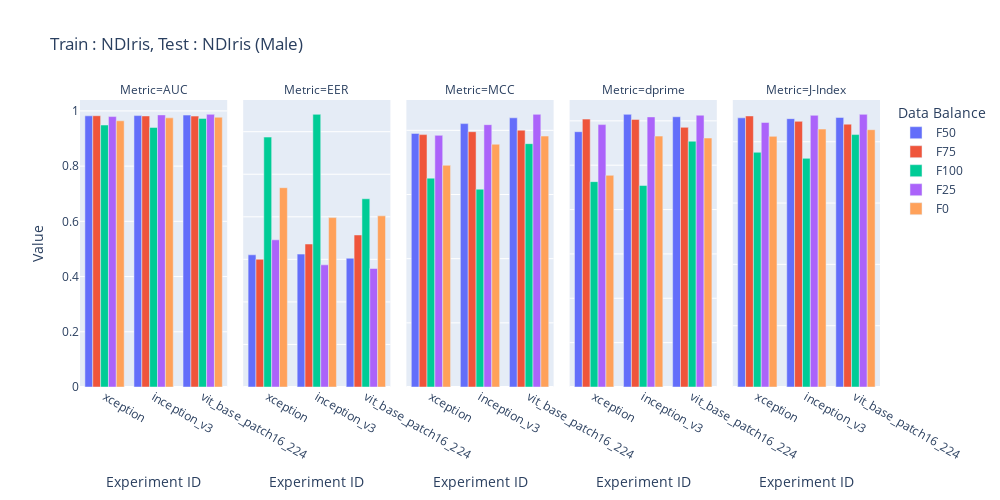

Notebook code cell kept with this figure:
### Code cell
import plotly.express as px
import pandas as pd
from copy import deepcopy

df_50 = pd.read_csv('/home/sreeraj/lab/nsf/final_eval/results/across_model_ndiris_subject_report.csv', header=1)
df_50['Data Balance'] = 'F50'

df = pd.read_csv('/home/sreeraj/lab/nsf/final_eval/results/across_databalance_ndiris_subject_report.csv', header=1)
df = df.iloc[:-15]

df['Data Balance'] = df['Experiment ID'].apply(lambda x:float(x.split('_')[-1]))
df['Data Balance'] = df['Data Balance'].apply(lambda x:f'F{int(x*100)}')
df['Experiment ID'] = df['Experiment ID'].apply(lambda x: '_'.join(x.split('_')[:-1]))

df_50 = df_50[df_50['Experiment ID'].isin(df['Experiment ID'].unique())]
df = pd.concat([df_50, df])



df['Gender'] = df['Experiment ID'].apply(lambda x: x.split('_')[-1])
df = df[df['Gender'] == 'male']
df['Experiment ID'] = df['Experiment ID'].apply(lambda x: '_'.join(x.split('_')[:-1]))

df.head()

df_auc = deepcopy(df)
df_auc['Value'] = df_auc['AUC']
df_auc['Metric'] = 'AUC'

df_eer = deepcopy(df)
df_eer['Value'] = df_eer['EER']
df_eer['Metric'] = 'EER'

df_dprime = deepcopy(df)
df_dprime['Value'] = df_dprime["Sensitivity index (d')"]
df_dprime['Metric'] = 'dprime'

df_mcc = deepcopy(df)
df_mcc['Value'] = df_mcc['MCC']
df_mcc['Metric'] = 'MCC'

df_jindex = deepcopy(df)
df_jindex['Value'] = df_mcc['J-Index']
df_jindex['Metric'] = 'J-Index'

df = pd.concat([df_auc, df_eer, df_mcc, df_dprime, df_jindex])
print(df.head())

fig = px.bar(df, x='Experiment ID', y=['Value'], title='Train : NDIris, Test : NDIris (Male)', barmode='group', color='Data Balance', labels={'value': 'Value', 'variable': 'Metrics'},width=1000, height=500, facet_col='Metric')
fig.update_yaxes(matches=None)
fig.show()

### Figure 1 — Plotly figure (JSON) as saved in the notebook; plotly's stock layout.template omitted (floating-point values rounded to 4 significant figures)
{"data": [{"alignmentgroup": "True", "hovertemplate": "Data Balance=F50<br>Metric=AUC<br>Experiment ID=%{x}<br>Value=%{y}<extra></extra>", "legendgroup": "F50", "marker": {"color": "#636efa", "pattern": {"shape": ""}}, "name": "F50", "offsetgroup": "F50", "orientation": "v", "showlegend": true, "textposition": "auto", "type": "bar", "x": ["xception", "inception_v3", "vit_base_patch16_224"], "xaxis": "x", "y": [0.9822, 0.983, 0.9849], "yaxis": "y"}, {"alignmentgroup": "True", "hovertemplate": "Data Balance=F50<br>Metric=EER<br>Experiment ID=%{x}<br>Value=%{y}<extra></extra>", "legendgroup": "F50", "marker": {"color": "#636efa", "pattern": {"shape": ""}}, "name": "F50", "offsetgroup": "F50", "orientation": "v", "showlegend": false, "textposition": "auto", "type": "bar", "x": ["xception", "inception_v3", "vit_base_patch16_224"], "xaxis": "x2", "y": [0.06214, 0.06246, 0.06052], "yaxis": "y2"}, {"alignmentgroup": "True", "hovertemplate": "Data Balance=F50<br>Metric=MCC<br>Experiment ID=%{x}<br>Value=%{y}<extra></extra>", "legendgroup": "F50", "marker": {"color": "#636efa", "pattern": {"shape": ""}}, "name": "F50", "offsetgroup": "F50", "orientation": "v", "showlegend": false, "textposition": "auto", "type": "bar", "x": ["xception", "inception_v3", "vit_base_patch16_224"], "xaxis": "x3", "y": [0.7904, 0.8209, 0.839], "yaxis": "y3"}, {"alignmentgroup": "True", "hovertemplate": "Data Balance=F50<br>Metric=dprime<br>Experiment ID=%{x}<br>Value=%{y}<extra></extra>", "legendgroup": "F50", "marker": {"color": "#636efa", "pattern": {"shape": ""}}, "name": "F50", "offsetgroup": "F50", "orientation": "v", "showlegend": false, "textposition": "auto", "type": "bar", "x": ["xception", "inception_v3", "vit_base_patch16_224"], "xaxis": "x4", "y": [2.878, 3.073, 3.046], "yaxis": "y4"}, {"alignmentgroup": "True", "hovertemplate": "Data Balance=F50<br>Metric=J-Index<br>Experiment ID=%{x}<br>Value=%{y}<extra></extra>", "legendgroup": "F50", "marker": {"color": "#636efa", "pattern": {"shape": ""}}, "name": "F50", "offsetgroup": "F50", "orientation": "v", "showlegend": false, "textposition": "auto", "type": "bar", "x": ["xception", "inception_v3", "vit_base_patch16_224"], "xaxis": "x5", "y": [0.878, 0.8753, 0.8791], "yaxis": "y5"}, {"alignmentgroup": "True", "hovertemplate": "Data Balance=F75<br>Metric=AUC<br>Experiment ID=%{x}<br>Value=%{y}<extra></extra>", "legendgroup": "F75", "marker": {"color": "#EF553B", "pattern": {"shape": ""}}, "name": "F75", "offsetgroup": "F75", "orientation": "v", "showlegend": true, "textposition": "auto", "type": "bar", "x": ["vit_base_patch16_224", "xception", "inception_v3"], "xaxis": "x", "y": [0.9812, 0.9825, 0.9818], "yaxis": "y"}, {"alignmentgroup": "True", "hovertemplate": "Data Balance=F75<br>Metric=EER<br>Experiment ID=%{x}<br>Value=%{y}<extra></extra>", "legendgroup": "F75", "marker": {"color": "#EF553B", "pattern": {"shape": ""}}, "name": "F75", "offsetgroup": "F75", "orientation": "v", "showlegend": false, "textposition": "auto", "type": "bar", "x": ["vit_base_patch16_224", "xception", "inception_v3"], "xaxis": "x2", "y": [0.07145, 0.06006, 0.0672], "yaxis": "y2"}, {"alignmentgroup": "True", "hovertemplate": "Data Balance=F75<br>Metric=MCC<br>Experiment ID=%{x}<br>Value=%{y}<extra></extra>", "legendgroup": "F75", "marker": {"color": "#EF553B", "pattern": {"shape": ""}}, "name": "F75", "offsetgroup": "F75", "orientation": "v", "showlegend": false, "textposition": "auto", "type": "bar", "x": ["vit_base_patch16_224", "xception", "inception_v3"], "xaxis": "x3", "y": [0.8005, 0.7866, 0.7957], "yaxis": "y3"}, {"alignmentgroup": "True", "hovertemplate": "Data Balance=F75<br>Metric=dprime<br>Experiment ID=%{x}<br>Value=%{y}<extra></extra>", "legendgroup": "F75", "marker": {"color": "#EF553B", "pattern": {"shape": ""}}, "name": "F75", "offsetgroup": "F75", "orientation": "v", "showlegend": false, "textposition": "auto", "type": "bar", "x": ["vit_base_patch16_224", "xception", "inception_v3"], "xaxis": "x4", "y": [2.927, 3.019, 3.016], "yaxis": "y4"}, {"alignmentgroup": "True", "hovertemplate": "Data Balance=F75<br>Metric=J-Index<br>Experiment ID=%{x}<br>Value=%{y}<extra></extra>", "legendgroup": "F75", "marker": {"color": "#EF553B", "pattern": {"shape": ""}}, "name": "F75", "offsetgroup": "F75", "orientation": "v", "showlegend": false, "textposition": "auto", "type": "bar", "x": ["vit_base_patch16_224", "xception", "inception_v3"], "xaxis": "x5", "y": [0.8573, 0.8842, 0.8666], "yaxis": "y5"}, {"alignmentgroup": "True", "hovertemplate": "Data Balance=F100<br>Metric=AUC<br>Experiment ID=%{x}<br>Value=%{y}<extra></extra>", "legendgroup": "F100", "marker": {"color": "#00cc96", "pattern": {"shape": ""}}, "name": "F100", "offsetgroup": "F100", "orientation": "v", "showlegend": true, "textposition": "auto", "type": "bar", "x": ["vit_base_patch16_224", "inception_v3", "xception"], "xaxis": "x", "y": [0.9728, 0.94, 0.9489], "yaxis": "y"}, {"alignmentgroup": "True", "hovertemplate": "Data Balance=F100<br>Metric=EER<br>Experiment ID=%{x}<br>Value=%{y}<extra></extra>", "legendgroup": "F100", "marker": {"color": "#00cc96", "pattern": {"shape": ""}}, "name": "F100", "offsetgroup": "F100", "orientation": "v", "showlegend": false, "textposition": "auto", "type": "bar", "x": ["vit_base_patch16_224", "inception_v3", "xception"], "xaxis": "x2", "y": [0.08848, 0.1281, 0.1175], "yaxis": "y2"}, {"alignmentgroup": "True", "hovertemplate": "Data Balance=F100<br>Metric=MCC<br>Experiment ID=%{x}<br>Value=%{y}<extra></extra>", "legendgroup": "F100", "marker": {"color": "#00cc96", "pattern": {"shape": ""}}, "name": "F100", "offsetgroup": "F100", "orientation": "v", "showlegend": false, "textposition": "auto", "type": "bar", "x": ["vit_base_patch16_224", "inception_v3", "xception"], "xaxis": "x3", "y": [0.7585, 0.6166, 0.651], "yaxis": "y3"}, {"alignmentgroup": "True", "hovertemplate": "Data Balance=F100<br>Metric=dprime<br>Experiment ID=%{x}<br>Value=%{y}<extra></extra>", "legendgroup": "F100", "marker": {"color": "#00cc96", "pattern": {"shape": ""}}, "name": "F100", "offsetgroup": "F100", "orientation": "v", "showlegend": false, "textposition": "auto", "type": "bar", "x": ["vit_base_patch16_224", "inception_v3", "xception"], "xaxis": "x4", "y": [2.77, 2.271, 2.315], "yaxis": "y4"}, {"alignmentgroup": "True", "hovertemplate": "Data Balance=F100<br>Metric=J-Index<br>Experiment ID=%{x}<br>Value=%{y}<extra></extra>", "legendgroup": "F100", "marker": {"color": "#00cc96", "pattern": {"shape": ""}}, "name": "F100", "offsetgroup": "F100", "orientation": "v", "showlegend": false, "textposition": "auto", "type": "bar", "x": ["vit_base_patch16_224", "inception_v3", "xception"], "xaxis": "x5", "y": [0.8234, 0.7458, 0.7656], "yaxis": "y5"}, {"alignmentgroup": "True", "hovertemplate": "Data Balance=F25<br>Metric=AUC<br>Experiment ID=%{x}<br>Value=%{y}<extra></extra>", "legendgroup": "F25", "marker": {"color": "#ab63fa", "pattern": {"shape": ""}}, "name": "F25", "offsetgroup": "F25", "orientation": "v", "showlegend": true, "textposition": "auto", "type": "bar", "x": ["xception", "vit_base_patch16_224", "inception_v3"], "xaxis": "x", "y": [0.9795, 0.9875, 0.9855], "yaxis": "y"}, {"alignmentgroup": "True", "hovertemplate": "Data Balance=F25<br>Metric=EER<br>Experiment ID=%{x}<br>Value=%{y}<extra></extra>", "legendgroup": "F25", "marker": {"color": "#ab63fa", "pattern": {"shape": ""}}, "name": "F25", "offsetgroup": "F25", "orientation": "v", "showlegend": false, "textposition": "auto", "type": "bar", "x": ["xception", "vit_base_patch16_224", "inception_v3"], "xaxis": "x2", "y": [0.06917, 0.0557, 0.05742], "yaxis": "y2"}, {"alignmentgroup": "True", "hovertemplate": "Data Balance=F25<br>Metric=MCC<br>Experiment ID=%{x}<br>Value=%{y}<extra></extra>", "legendgroup": "F25", "marker": {"color": "#ab63fa", "pattern": {"shape": ""}}, "name": "F25", "offsetgroup": "F25", "orientation": "v", "showlegend": false, "textposition": "auto", "type": "bar", "x": ["xception", "vit_base_patch16_224", "inception_v3"], "xaxis": "x3", "y": [0.7844, 0.8498, 0.8176], "yaxis": "y3"}, {"alignmentgroup": "True", "hovertemplate": "Data Balance=F25<br>Metric=dprime<br>Experiment ID=%{x}<br>Value=%{y}<extra></extra>", "legendgroup": "F25", "marker": {"color": "#ab63fa", "pattern": {"shape": ""}}, "name": "F25", "offsetgroup": "F25", "orientation": "v", "showlegend": false, "textposition": "auto", "type": "bar", "x": ["xception", "vit_base_patch16_224", "inception_v3"], "xaxis": "x4", "y": [2.958, 3.063, 3.044], "yaxis": "y4"}, {"alignmentgroup": "True", "hovertemplate": "Data Balance=F25<br>Metric=J-Index<br>Experiment ID=%{x}<br>Value=%{y}<extra></extra>", "legendgroup": "F25", "marker": {"color": "#ab63fa", "pattern": {"shape": ""}}, "name": "F25", "offsetgroup": "F25", "orientation": "v", "showlegend": false, "textposition": "auto", "type": "bar", "x": ["xception", "vit_base_patch16_224", "inception_v3"], "xaxis": "x5", "y": [0.8628, 0.8894, 0.8862], "yaxis": "y5"}, {"alignmentgroup": "True", "hovertemplate": "Data Balance=F0<br>Metric=AUC<br>Experiment ID=%{x}<br>Value=%{y}<extra></extra>", "legendgroup": "F0", "marker": {"color": "#FFA15A", "pattern": {"shape": ""}}, "name": "F0", "offsetgroup": "F0", "orientation": "v", "showlegend": true, "textposition": "auto", "type": "bar", "x": ["vit_base_patch16_224", "xception", "inception_v3"], "xaxis": "x", "y": [0.977, 0.9642, 0.9748], "yaxis": "y"}, {"alignmentgroup": "True", "hovertemplate": "Data Balance=F0<br>Metric=EER<br>Experiment ID=%{x}<br>Value=%{y}<extra></extra>", "legendgroup": "F0", "marker": {"color": "#FFA15A", "pattern": {"shape": ""}}, "name": "F0", "offsetgroup": "F0", "orientation": "v", "showlegend": false, "textposition": "auto", "type": "bar", "x": ["vit_base_patch16_224", "xception", "inception_v3"], "xaxis": "x2", "y": [0.08044, 0.09367, 0.07962], "yaxis": "y2"}, {"alignmentgroup": "True", "hovertemplate": "Data Balance=F0<br>Metric=MCC<br>Experiment ID=%{x}<br>Value=%{y}<extra></extra>", "legendgroup": "F0", "marker": {"color": "#FFA15A", "pattern": {"shape": ""}}, "name": "F0", "offsetgroup": "F0", "orientation": "v", "showlegend": false, "textposition": "auto", "type": "bar", "x": ["vit_base_patch16_224", "xception", "inception_v3"], "xaxis": "x3", "y": [0.7821, 0.6909, 0.7566], "yaxis": "y3"}, {"alignmentgroup": "True", "hovertemplate": "Data Balance=F0<br>Metric=dprime<br>Experiment ID=%{x}<br>Value=%{y}<extra></extra>", "legendgroup": "F0", "marker": {"color": "#FFA15A", "pattern": {"shape": ""}}, "name": "F0", "offsetgroup": "F0", "orientation": "v", "showlegend": false, "textposition": "auto", "type": "bar", "x": ["vit_base_patch16_224", "xception", "inception_v3"], "xaxis": "x4", "y": [2.806, 2.386, 2.828], "yaxis": "y4"}, {"alignmentgroup": "True", "hovertemplate": "Data Balance=F0<br>Metric=J-Index<br>Experiment ID=%{x}<br>Value=%{y}<extra></extra>", "legendgroup": "F0", "marker": {"color": "#FFA15A", "pattern": {"shape": ""}}, "name": "F0", "offsetgroup": "F0", "orientation": "v", "showlegend": false, "textposition": "auto", "type": "bar", "x": ["vit_base_patch16_224", "xception", "inception_v3"], "xaxis": "x5", "y": [0.8393, 0.8175, 0.8413], "yaxis": "y5"}], "layout": {"annotations": [{"font": {}, "showarrow": false, "text": "Metric=AUC", "x": 0.092, "xanchor": "center", "xref": "paper", "y": 1, "yanchor": "bottom", "yref": "paper"}, {"font": {}, "showarrow": false, "text": "Metric=EER", "x": 0.296, "xanchor": "center", "xref": "paper", "y": 1, "yanchor": "bottom", "yref": "paper"}, {"font": {}, "showarrow": false, "text": "Metric=MCC", "x": 0.5, "xanchor": "center", "xref": "paper", "y": 1, "yanchor": "bottom", "yref": "paper"}, {"font": {}, "showarrow": false, "text": "Metric=dprime", "x": 0.704, "xanchor": "center", "xref": "paper", "y": 1, "yanchor": "bottom", "yref": "paper"}, {"font": {}, "showarrow": false, "text": "Metric=J-Index", "x": 0.908, "xanchor": "center", "xref": "paper", "y": 1, "yanchor": "bottom", "yref": "paper"}], "barmode": "group", "height": 500, "legend": {"title": {"text": "Data Balance"}, "tracegroupgap": 0}, "title": {"text": "Train : NDIris, Test : NDIris (Male)"}, "width": 1000, "xaxis": {"anchor": "y", "domain": [0, 0.184], "title": {"text": "Experiment ID"}}, "xaxis2": {"anchor": "y2", "domain": [0.204, 0.388], "matches": "x", "title": {"text": "Experiment ID"}}, "xaxis3": {"anchor": "y3", "domain": [0.408, 0.592], "matches": "x", "title": {"text": "Experiment ID"}}, "xaxis4": {"anchor": "y4", "domain": [0.612, 0.796], "matches": "x", "title": {"text": "Experiment ID"}}, "xaxis5": {"anchor": "y5", "domain": [0.816, 1], "matches": "x", "title": {"text": "Experiment ID"}}, "yaxis": {"anchor": "x", "domain": [0, 1], "title": {"text": "Value"}}, "yaxis2": {"anchor": "x2", "domain": [0, 1], "showticklabels": false}, "yaxis3": {"anchor": "x3", "domain": [0, 1], "showticklabels": false}, "yaxis4": {"anchor": "x4", "domain": [0, 1], "showticklabels": false}, "yaxis5": {"anchor": "x5", "domain": [0, 1], "showticklabels": false}}}
